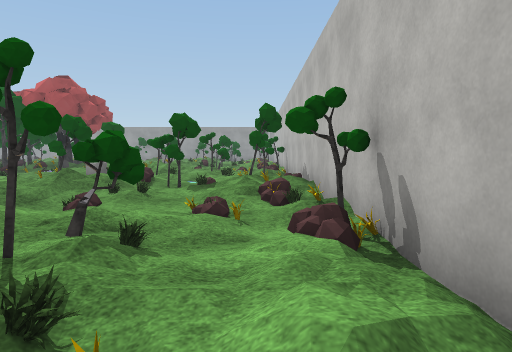
view 1 (above)

19 first-person views from a walk through a Unity game level. The camera is 1.5 m above the floor, tilts 4° down and sees 75° across. The floor is counted in squares, 2 m on a side. Each view is taken from the middle of a square. On the plan, view 1 faces up. The plan holds only what a view shows up to about 11 squares ahead; the rest is blank. The place goes on beyond the plan. The player character is not drawn. Some surface patterns are stand-ins.

view 2
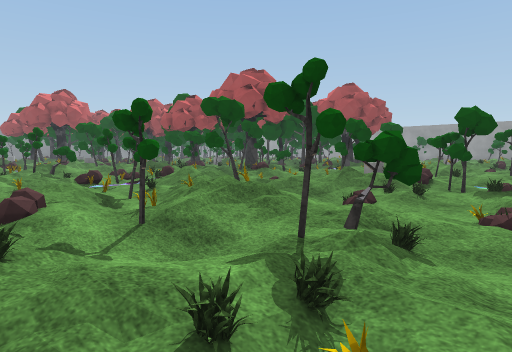

view 3
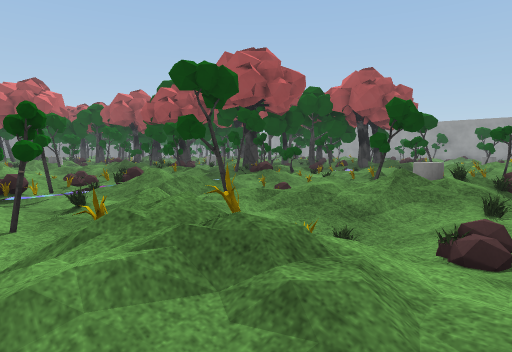

view 4
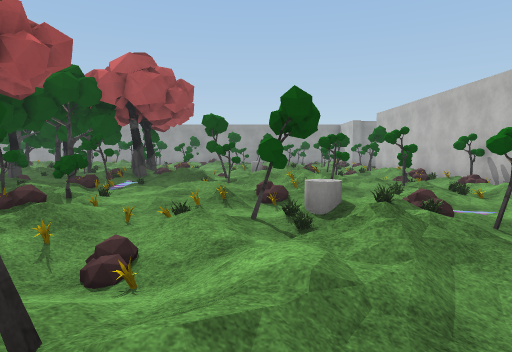

view 5
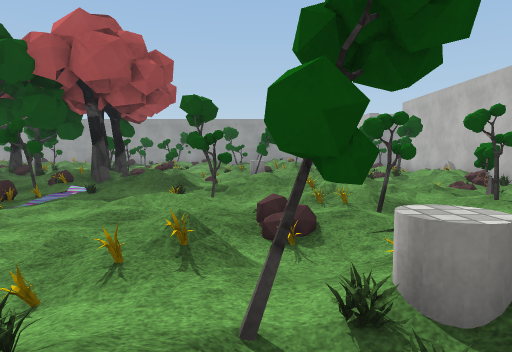

view 6
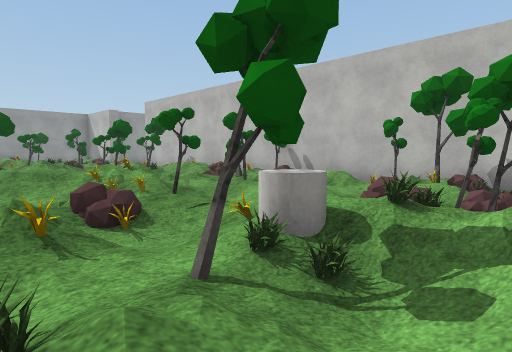

view 7
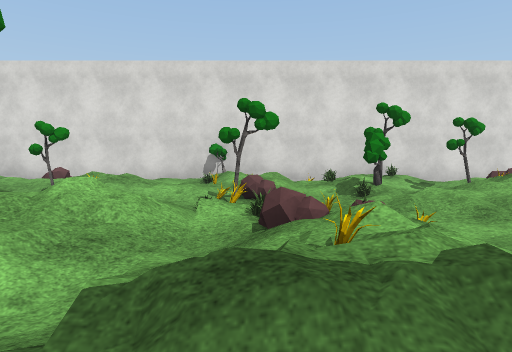

view 8
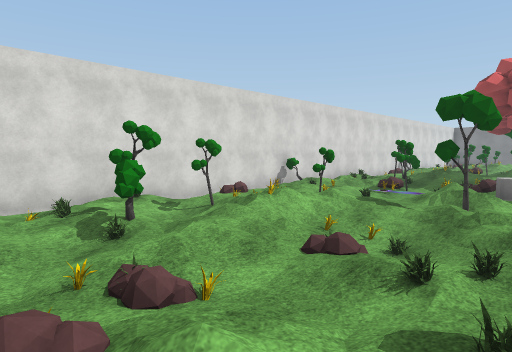

view 9
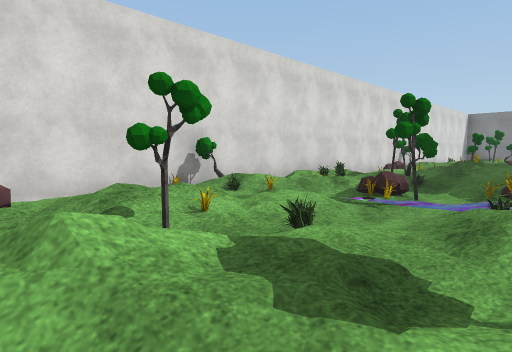

view 10
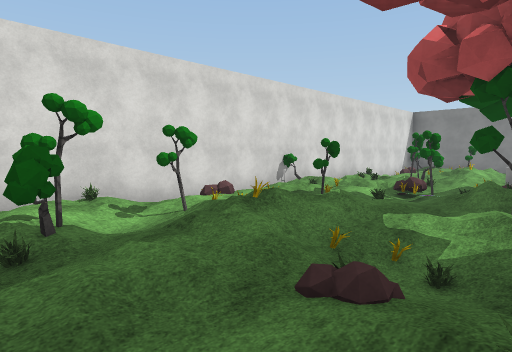

view 11
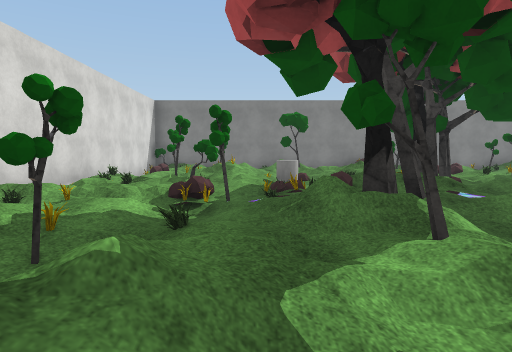

view 12
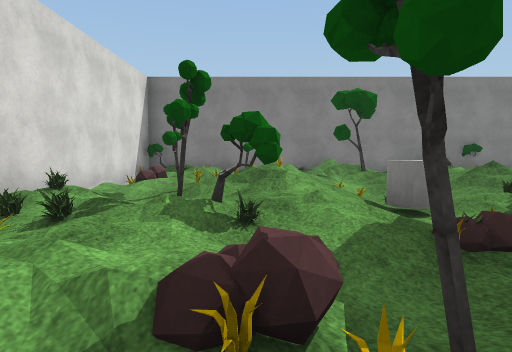

view 13
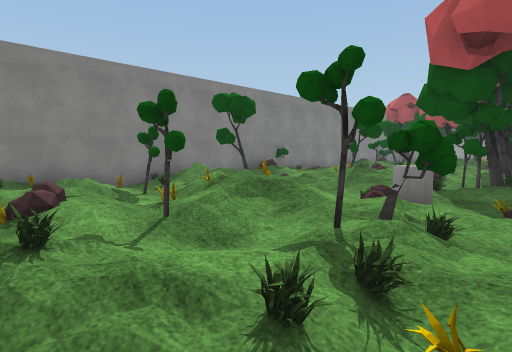

view 14
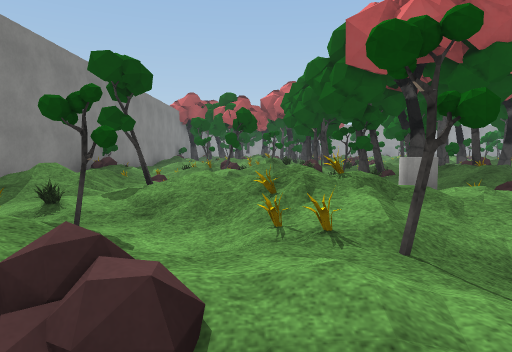

view 15
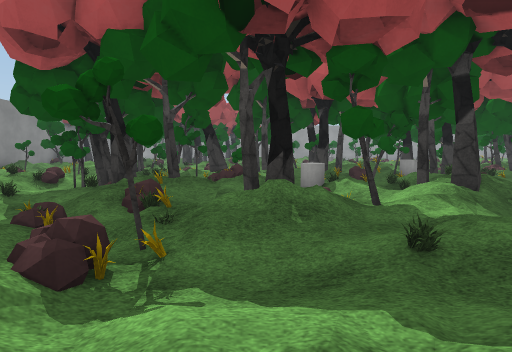

view 16
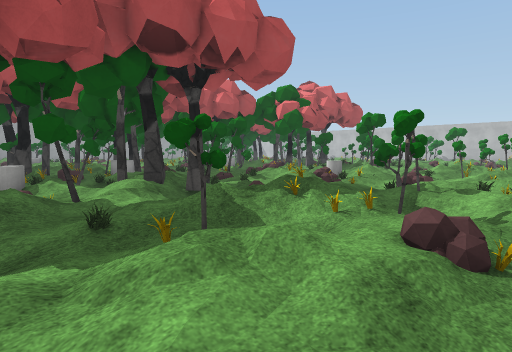

view 17
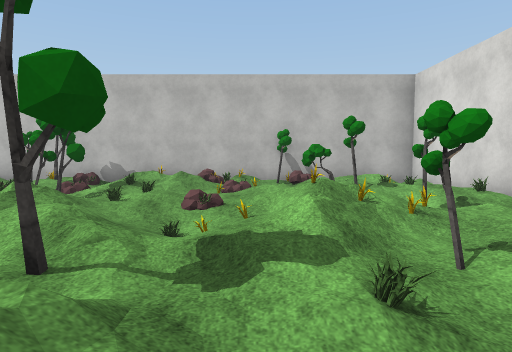

view 18
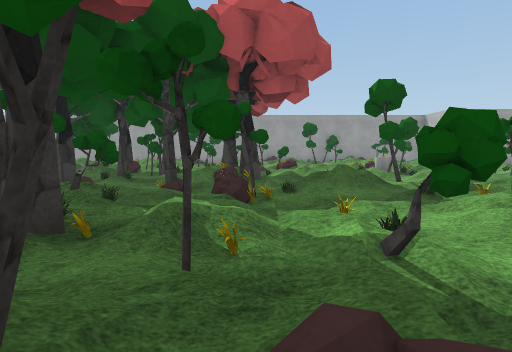

view 19
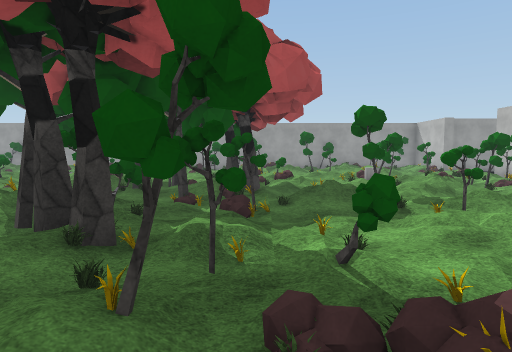

### Floor plan
Key: @ floor where view 1 was taken; # wall or solid block; x gap in a wall; . main floor; : floor 0.25 m higher than the main floor; - floor 0.25 m lower than the main floor; + floor 0.5 m higher than the main floor; _ floor 0.5 m lower than the main floor; / step, stairs or slope; = window, fence, low wall or low ledge; C cylinder; O other object.
Columns run from 38 left of view 1 to 2 right of it. Each row starts with its distance up from view 1.
 19                              ##  C
 18                          #.  #=/=#/#..
 17                          ##x##///// x/  #
 16                           #/ #_  ///////#
 15                          ##-/-//#//  //-#
 14                          ###x#:/./   /-/#
 13              #           =:x-#_-.//=:.-##
 12        #/    #x#C        //#.//.#-///#.-#
 11 # //::##//.#/+:.O##       ###////::#/=//#
 10 # /////:..##/##/           .###./=/:/..-#
  9 #//=.//.//#/////           .##///.C/./#/#
  8 #///#//##-//C/#=x-.        #--=/#///x/--#
  7 #/ /.//.#=////##/.//     /.//////.//-://#
  6 #  /////.//#///##.//C////-.-//-/////////#
  5 #//#//_C///##//##-/=//#./_.-/=//////.//.#
  4 #/-.://.:=#../////=/--.://:////./////./.#
  3 #/--#///#-=-/#///#-#---#///#-=_-#///:#-##
  2 #..///#//././/-#//.:..+//#//./../-/#////#
  1 ##../=.////..:#./:=//..:=./:.//.//:-////#
  0  #  -_./--#./-_-//  #/_-  /.-##/   //.@-#
 -1   ######################################

Positions as (right, up) in squares from view 1, and headings:
1: (0, 0), facing up
2: (0, 0), facing up-left
3: (-2, 2), facing up-left
4: (-5, 4), facing up
5: (-5, 7), facing up
6: (-6, 7), facing up-right
7: (-9, 8), facing down
8: (-9, 7), facing down-left
9: (-14, 5), facing down-left
10: (-20, 6), facing down-left
11: (-23, 4), facing left
12: (-27, 3), facing left
13: (-29, 0), facing up-left
14: (-33, 0), facing up
15: (-27, 1), facing up
16: (-27, 0), facing up-right
17: (-8, 4), facing right
18: (-9, 8), facing up
19: (-9, 7), facing up
